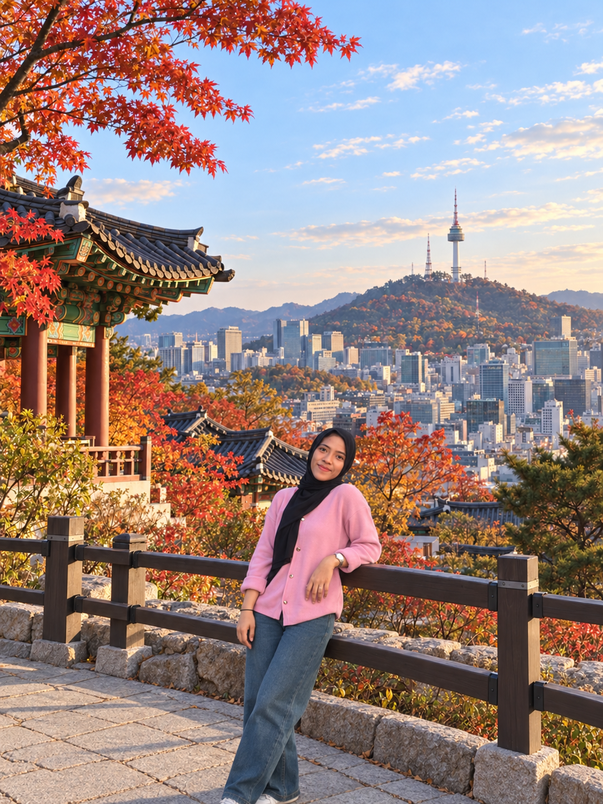
#> input picture gambar.png, 603 x 804 px, shrunk from 1086 x 1448 before the run
$ python 1a_translasi.py
#> lines starting #> are read from the running program, lines starting #| are printed output that depends on the picture
# pyright: reportUnknownMemberType=false

from pathlib import Path

import imageio.v3 as img
import matplotlib.pyplot as plt
import numpy as np


def translasi(citra, geser_x, geser_y):
    tinggi, lebar = citra.shape[:2]

    # Siapkan gambar hasil dengan latar hitam.
    hasil = np.zeros_like(citra)

    # Koordinat setiap piksel pada gambar hasil.
    y, x = np.indices((tinggi, lebar))

    # Posisi piksel pada gambar sumber.
    sumber_x = x - geser_x
    sumber_y = y - geser_y

    valid = (
        (sumber_x >= 0)
        & (sumber_x < lebar)
        & (sumber_y >= 0)
        & (sumber_y < tinggi)
    )

    hasil[valid] = citra[
        sumber_y[valid],
        sumber_x[valid]
    ]

    return hasil


def main():
    folder = Path(__file__).resolve().parent
    file_gambar = folder / "gambar.png"

    if not file_gambar.exists():
        raise FileNotFoundError(
            "File gambar.png tidak ditemukan. "
            "Simpan foto di folder yang sama dengan program."
        )

    citra_asli = img.imread(file_gambar, mode="RGB")
#> citra_asli is the input picture: shape (804, 603, 3); mean R, G, B 151.4, 131.4, 128.3

    # Sesuai contoh tugas:
    # 50 piksel ke kanan dan 300 piksel ke atas.
    citra_hasil = translasi(citra_asli, 50, -300)
#> in translasi, `hasil[valid] = citra[ sumber_y[valid], sumber_x[valid] ]`:
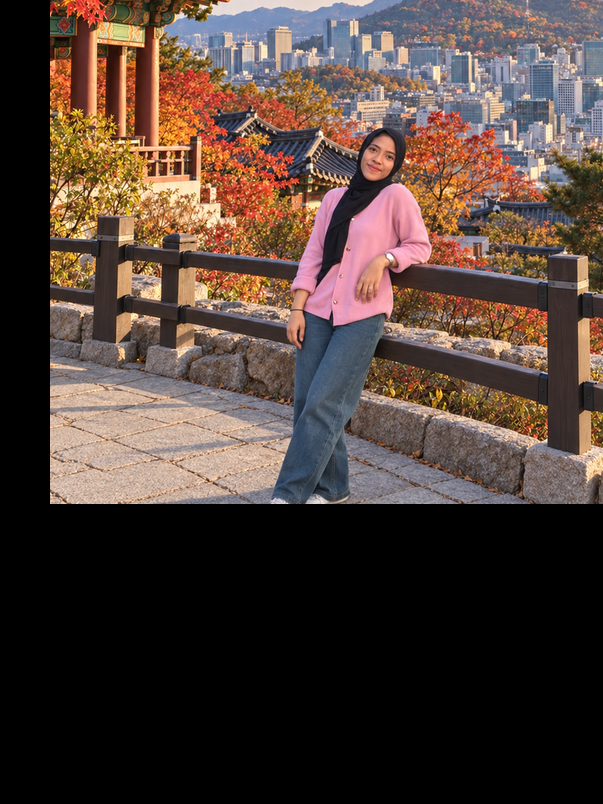
#> hasil: shape (804, 603, 3); mean R, G, B 78.7, 62.8, 55.8

    folder_hasil = folder / "hasil_1a"
    folder_hasil.mkdir(exist_ok=True)

    img.imwrite(
        folder_hasil / "hasil_translasi.png",
        citra_hasil
    )

    fig, axes = plt.subplots(2, 1, figsize=(12, 8))

    axes[0].imshow(citra_asli)
    axes[0].set_title("Citra Asli")
    axes[0].axis("off")

    axes[1].imshow(citra_hasil)
    axes[1].set_title(
        "Translasi: 50 Piksel ke Kanan dan 300 Piksel ke Atas"
    )
    axes[1].axis("off")

    fig.tight_layout()

    fig.savefig(
        folder_hasil / "perbandingan_translasi.png",
        dpi=150
    )
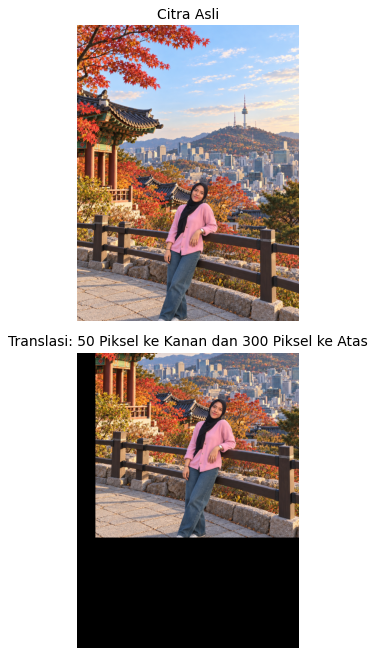
#> figure drawn by matplotlib, 2 panels

    print("Translasi berhasil.")
    print("Hasil disimpan di:", folder_hasil)

    plt.show()


if __name__ == "__main__":
    main()
